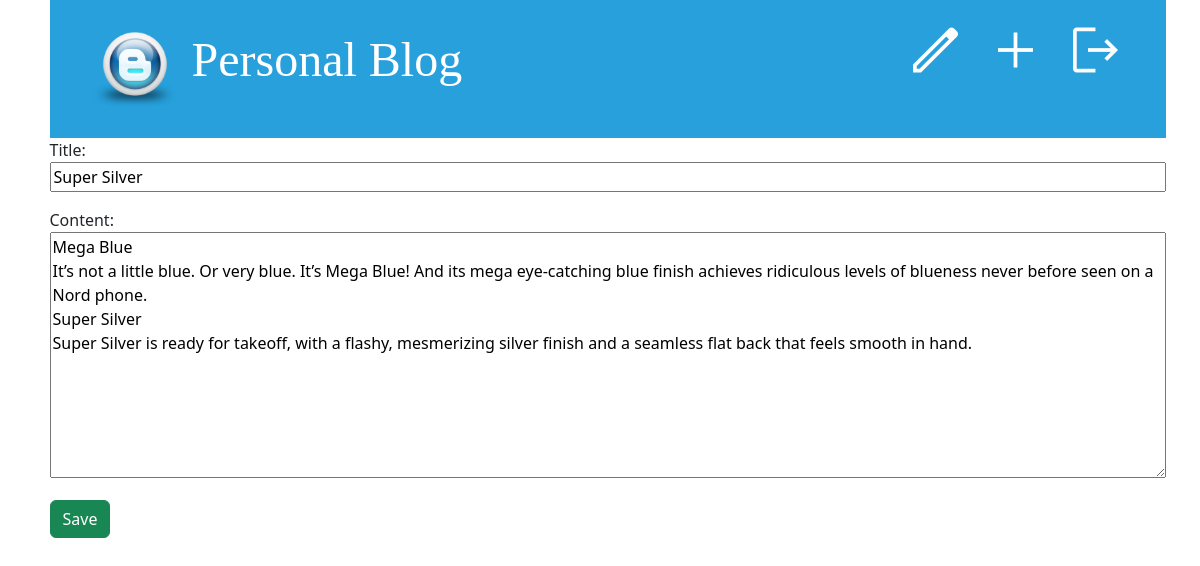
The app's page /post_update/1/ (signed in) with its own data.
### blog_app/models.py (models this page shows, shortened)
class Post(models.Model):
    title= models.CharField(max_length=256)
    content= models.TextField()
    author= models.ForeignKey("auth.User",on_delete=models.CASCADE)
    created_at= models.DateTimeField(auto_now_add=True)
    updated_at= models.DateTimeField(auto_now_add=True)
    published_at= models.DateTimeField(null=True, blank=True )

### blog_app/views.py (the view, shortened to what this page needs)
# urls.py: path("post_update/<int:pk>/", views.post_update,name="post_update"),
@login_required
def post_update(request ,pk):
    post = Post.objects.get(pk= pk)
    form = PostForm(instance=post)
    return render(
       request,
        "post_create.html",
        {"form": form},
    )

### blog_app/forms.py
class PostForm(forms.ModelForm):
    class Meta:
        model = Post
        fields =["title","content"]

### templates/post_create.html (shortened to what this page needs)
{% extends "base.html" %}
{% block content %}
<form action="" method="post" class="post-form">
    {{ form.as_p }}
    <button type="submit" class="btn btn-success">Save</button>
</form>
{% endblock content %}

### static/css/blog.css (style rules this page uses)
body { padding-left: 15px; }
.post-form textarea, .post-form input { width: 100%; }

### records on screen
Post: title "Super Silver", content "Mega Blue It’s not a little blue. Or very blue. It’s Mega Blue! And its mega eye-catching blue finish achieves ridiculous levels of blueness never before seen on a Nord phone. Super Silver Super Silver is ready for takeoff, with a flashy, mesmerizing silver finish and a seamless flat back that feels smooth in hand."
